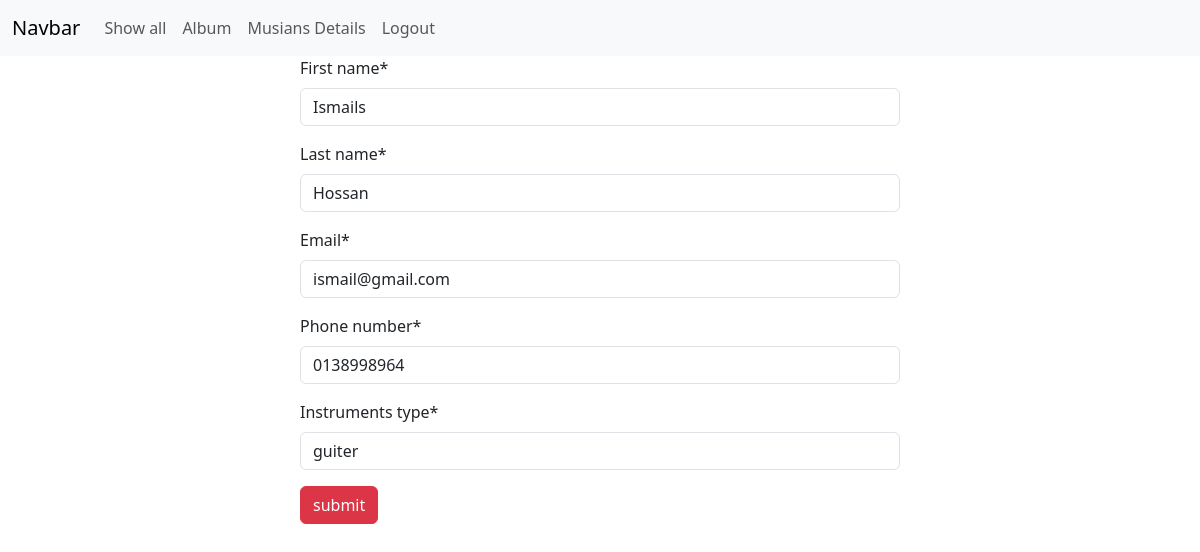
The app's page /musician/edit_musician/1 (signed in) with its own data.
### musician/models.py (models this page shows, shortened)
class Musician(models.Model):
    first_name = models.CharField(max_length=100)
    last_name = models.CharField(max_length=100)
    email = models.EmailField()
    phone_number = models.CharField(max_length=12)
    instruments_type = models.CharField(max_length=30)

### musician/views.py (the view)
# urls.py: path('edit_musician/<int:id>',views.Edit_musician.as_view() , name='edit_musician'),
@method_decorator(login_required,name=('dispatch'))
class Edit_musician(UpdateView):
    model = models.Musician
    form_class = forms.MusicianForm
    pk_url_kwarg ='id'
    success_url = reverse_lazy('show')
    template_name ='show.html'

### musician/forms.py
class MusicianForm(forms.ModelForm):
    class Meta:
        model = Musician
        fields ="__all__"

### musician/templates/show.html (shortened to what this page needs)
{%  extends "base.html" %}
{% load crispy_forms_tags %}
{% block content  %}
<div style="width:50%; margin:auto;" class="">
    <form method="post">
        {{form|crispy}}
        <button class="btn  btn-danger">submit </button>
    </form>
</div>
{% endblock   %}

### records on screen
Musician: first_name "Ismails", last_name "Hossan", email "ismail@gmail.com", phone_number "0138998964", instruments_type "guiter"
